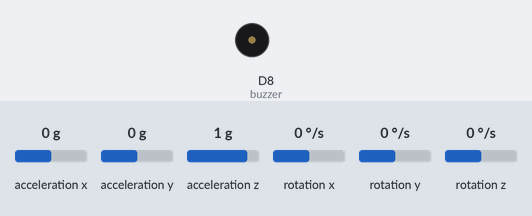
A sketch run on a simulated ESP8266 (NodeMCU). Shown: buzzer (waves = sounding). Wiring (inferred from the names in the program): MPU-6050 motion sensor at I2C address 0x68. The inputs (shaded band) are chosen by the test bench; at power-on: acceleration x 0 g, acceleration y 0 g, acceleration z 1 g, rotation x 0 °/s, rotation y 0 °/s, rotation z 0 °/s. WiFi joins after 1.5 s; servers stay silent unless stated; what the sketch prints to the serial monitor is not drawn.

Above: at 2.8 s.
2.9 s: acceleration x set to -1.2 g
4.4 s: acceleration x set to -1.5 g
At 5.6 s:
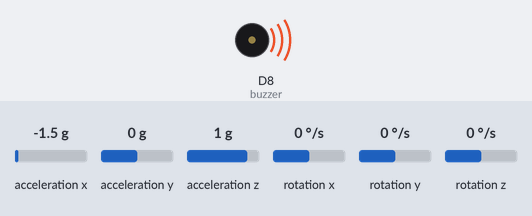
5.9 s: acceleration x set to -0.8 g
At 6.9 s:
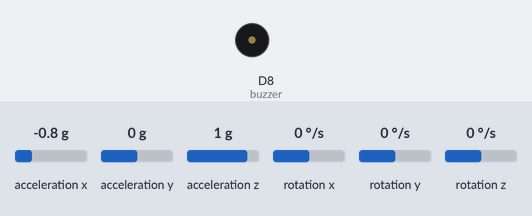
7.4 s: acceleration x set to -1.4 g
At 8.1 s:
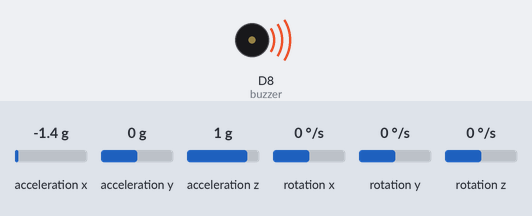
Timing chart, 0 to 9.9 s (numbered marks = the images above; inputs shaded):
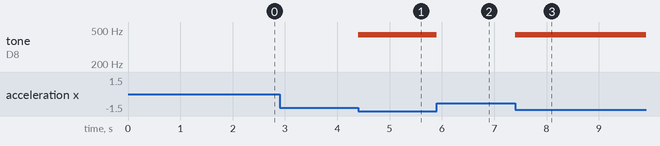

The sketch:

nodemcu.ino
```cpp
#include <Wire.h>
#include <Arduino.h>

#include <ESP8266WiFi.h>
#include <ArduinoJson.h>
#include <SocketIoClient.h>

// MPU6050 Slave Device Address
const uint8_t MPU6050SlaveAddress = 0x68;
const uint8_t MPU6050_REGISTER_ACCEL_XOUT_H =  0x3B;

// Select SDA and SCL pins for I2C communication
const uint8_t scl = D5;
const uint8_t sda = D6;

// sensitivity scale factor respective to full scale setting provided in datasheet
const uint16_t AccelScaleFactor = 16384;
//const uint16_t AccelScaleFactor = 5461.333333333333;
const uint16_t GyroScaleFactor = 131;

int16_t AccelX, AccelY, AccelZ;
const uint8_t buzzer = D8;

SocketIoClient socketIO;

const char* password = "g2L4}344";
const char* ssid = "DESKTOP-VIUOB7E_5413";

const char* serverIP = "192.168.137.1";
const int port = 3001;

const int sampleLength = 100;
float mZeroPoint = 0;

boolean isCalibrate = false;

void onCalibrate(const char *payload, size_t length)
{
  Serial.printf("got message: %s\n", payload);
  isCalibrate = false;
}

void setup() {
  Serial.begin(115200);
  pinMode(buzzer, OUTPUT);
  WiFi.mode(WIFI_STA);
  WiFi.hostname("ESP_Sensor");
  WiFi.begin(ssid, password);
  tryingConnection();
  // server address, port and URL
  socketIO.begin(serverIP, port);
  socketIO.on("calibrate", onCalibrate);
  Wire.begin(sda, scl);
  MPU6050_Init();
}

unsigned long messageTimestamp = 0;

void loop() {
  tryingConnection();
  socketIO.loop();
  uint64_t now = millis();
  if(isCalibrate == false){
    delay(200);
    calibrateMagnitude();
    isCalibrate = true;
  }
  double Ax, Ay, Az;
  Read_RawValue(MPU6050SlaveAddress, MPU6050_REGISTER_ACCEL_XOUT_H);

  //divide each with their sensitivity scale factor
  Ax = (double)AccelX/AccelScaleFactor;
  Ay = (double)AccelY/AccelScaleFactor;
  Az = (double)AccelZ/AccelScaleFactor;
  float Accl = akselerasi(Ax, Ay, Az),
        M = magnitude(Accl);
//  Serial.print(M); Serial.print("\t");
//  Serial.print(M - mZeroPoint); Serial.print("\t");

//  Serial.print(AccelX); Serial.print("\t");
//  Serial.print(AccelY); Serial.print("\t");
//  Serial.print(AccelZ); Serial.print("\t");
//  Serial.println();
  if(now - messageTimestamp > 128) {
    messageTimestamp = now;
    String a = "\"";
    String b = a+(M-mZeroPoint)+a;
    char c[64];
    b.toCharArray(c, 32);
    socketIO.emit("sens",c);
  }
  if((M-mZeroPoint) >= 0.5) tone(buzzer, 440);
  else noTone(buzzer);
}
```

MPU.ino
```cpp
// MPU6050 few configuration register addresses
const uint8_t MPU6050_REGISTER_SMPLRT_DIV   =  0x19;
const uint8_t MPU6050_REGISTER_USER_CTRL    =  0x6A;
const uint8_t MPU6050_REGISTER_PWR_MGMT_1   =  0x6B;
const uint8_t MPU6050_REGISTER_PWR_MGMT_2   =  0x6C;
const uint8_t MPU6050_REGISTER_CONFIG       =  0x1A;
const uint8_t MPU6050_REGISTER_GYRO_CONFIG  =  0x1B;
const uint8_t MPU6050_REGISTER_ACCEL_CONFIG =  0x1C;
const uint8_t MPU6050_REGISTER_FIFO_EN      =  0x23;
const uint8_t MPU6050_REGISTER_INT_ENABLE   =  0x38;
const uint8_t MPU6050_REGISTER_SIGNAL_PATH_RESET  = 0x68;

void I2C_Write(uint8_t deviceAddress, uint8_t regAddress, uint8_t data){
  Wire.beginTransmission(deviceAddress);
  Wire.write(regAddress);
  Wire.write(data);
  Wire.endTransmission();
}

// read all 14 register
void Read_RawValue(uint8_t deviceAddress, uint8_t regAddress){
  Wire.beginTransmission(deviceAddress);
  Wire.write(regAddress);
  Wire.endTransmission();
  Wire.requestFrom(deviceAddress, (uint8_t)14);
  AccelX = (((int16_t)Wire.read()<<8) | Wire.read());
  AccelY = (((int16_t)Wire.read()<<8) | Wire.read());
  AccelZ = (((int16_t)Wire.read()<<8) | Wire.read());
}

//configure MPU6050
void MPU6050_Init(){
  delay(150);
  I2C_Write(MPU6050SlaveAddress, MPU6050_REGISTER_SMPLRT_DIV, 0x07);
  I2C_Write(MPU6050SlaveAddress, MPU6050_REGISTER_PWR_MGMT_1, 0x01);
  I2C_Write(MPU6050SlaveAddress, MPU6050_REGISTER_PWR_MGMT_2, 0x00);
  I2C_Write(MPU6050SlaveAddress, MPU6050_REGISTER_CONFIG, 0x00);
  I2C_Write(MPU6050SlaveAddress, MPU6050_REGISTER_GYRO_CONFIG, 0x00);//set +/-250 degree/second full scale
  I2C_Write(MPU6050SlaveAddress, MPU6050_REGISTER_ACCEL_CONFIG, 0x00);// set +/- 2g full scale
  I2C_Write(MPU6050SlaveAddress, MPU6050_REGISTER_FIFO_EN, 0x00);
  I2C_Write(MPU6050SlaveAddress, MPU6050_REGISTER_INT_ENABLE, 0x01);
  I2C_Write(MPU6050SlaveAddress, MPU6050_REGISTER_SIGNAL_PATH_RESET, 0x00);
  I2C_Write(MPU6050SlaveAddress, MPU6050_REGISTER_USER_CTRL, 0x00);
}
```

utils.ino
```cpp
void tryingConnection() {
  while (WiFi.status() != WL_CONNECTED) {
    delay(500);
    Serial.print(".");
  }
  Serial.println("OK");
}
float akselerasi(float x, float y, float z) {
  float x_2 = pow(x,2),
          y_2 = pow(y,2),
          z_2 = pow(z,2);
  return sqrt(x_2 + y_2 + z_2);
}
float magnitude(float a) {
  return (log(a) + 1.6 * log(30));
}
void calibrateMagnitude() {
  mZeroPoint = 0;
  for(int i = 0; i < sampleLength; i++){
    double Ax, Ay, Az;
    Read_RawValue(MPU6050SlaveAddress, MPU6050_REGISTER_ACCEL_XOUT_H);

    //divide each with their sensitivity scale factor
    Ax = (double)AccelX/AccelScaleFactor;
    Ay = (double)AccelY/AccelScaleFactor;
    Az = (double)AccelZ/AccelScaleFactor;
    float Accl = akselerasi(Ax, Ay, Az),
          M = magnitude(Accl);
    mZeroPoint += M;
  }
  mZeroPoint = mZeroPoint/sampleLength;
}
```

Measured:
- the behaviour switches between -1.3 and -1.4 g on acceleration x (found by bisection; images 0 and 1)
- after the input at 4.4 s, tone on D8 (buzzer): silent → 440 Hz at once
- after the input at 5.9 s, tone on D8 (buzzer): 440 Hz → silent at once
- after the input at 7.4 s, tone on D8 (buzzer): silent → 440 Hz at once
